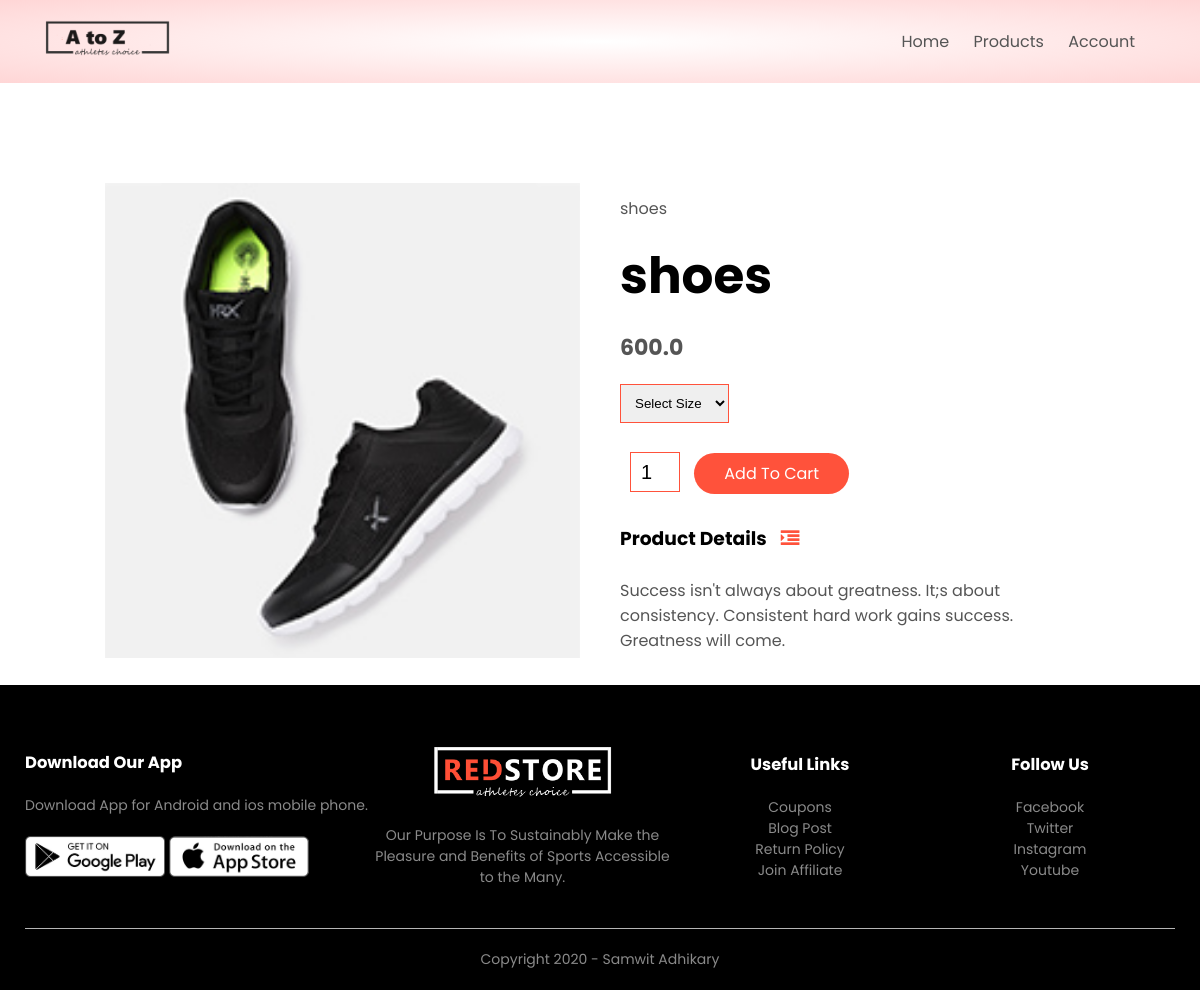
The app's page /product_details/4 with its own data.
### products/models.py (models this page shows, shortened)
class Product(models.Model):
    LIVE=1
    DELETE=0
    DELETE_CHOICES=((LIVE,'live'),(DELETE,'Delete'))
    title=models.CharField(max_length=250)
    price=models.FloatField()
    description=models.TextField()
    image=models.ImageField(upload_to='media/')
    priority=models.IntegerField(default=0)
    delete_status=models.IntegerField(choices=DELETE_CHOICES,default=LIVE)
    created_at=models.DateTimeField(auto_now_add=True)
    updated_at=models.DateTimeField(auto_now=True)

### products/views.py (the view)
# urls.py: path('product_details/<pk>',views.detail_product,name='detail_product'),
def detail_product(request,pk):
    product=Product.objects.get(pk=pk)
    context={'product':product}
    return render(request,'product_detail.html',context)

### templates/product_detail.html
{% extends 'without_banner.html' %}
{% block content %}
{% include 'product_description.html' %}
{% endblock content %}

### templates/product_description.html (shortened to what this page needs)
{% load static %}
<div class="small-container single-product">
    <div class="row">
        <div class="col-2">
            <img src="{{ product.image.url }}" width="100%" id="ProductImg">
        </div>
        <div class="col-2">
            <p>{{ product.title }}</p>
            <h1>{{product.title}}</h1>
            <h4>{{product.price}}</h4>
            <select>
                <option>Select Size</option>
            </select>
            <input type="number" value="1">
            <a href="" class="btn">Add To Cart</a>
            <h3>Product Details <i class="fa fa-indent"></i></h3>
            <br>
            <p>{{product.description}}</p>
        </div>
    </div>
</div>

### static/css/style.css (style rules this page uses)
* { margin: 0; padding: 0; box-sizing: border-box; }
body { font-family: 'Poppins', sans-serif; }
a { text-decoration: none; color: #555; }
p { color: #555; }
.row { display: flex; align-items: center; flex-wrap: wrap; justify-content: space-around; }
.col-2 { flex-basis: 50%; min-width: 300px; }
.col-2 img { max-width: 100%; padding: 50px 0; }
.col-2 h1 { font-size: 50px; line-height: 60px; margin: 25px 0; }
.btn { display: inline-block; background: #ff523b; color: white; padding: 8px 30px; margin: 30px 0; border-radius: 30px; transition: background 0.5s; }
.small-container { max-width: 1080px; margin: auto; padding-left: 25px; padding-right: 25px; }
h4 { color: #555; font-weight: normal; }
select { border: 1px solid #ff523b; padding: 5px; }
.single-product { margin-top: 80px; }
.single-product .col-2 img { padding: 0; }
.single-product .col-2 { padding: 20px; }
.single-product h4 { margin: 20px 0; font-size: 22px; font-weight: bold; }
.single-product select { display: block; padding: 10px; margin-top: 20px; }
.single-product input { width: 50px; height: 40px; padding-left: 10px; font-size: 20px; margin-left: 10px; border: 1px solid #ff523b; margin-right: 10px; }
.single-product .fa { color: #ff523b; margin-left: 10px; }

### records on screen
Product: image (picture), title "shoes", price "600.0", description "Success isn't always about greatness. It;s about consistency. Consistent hard work gains success. Greatness will come."
